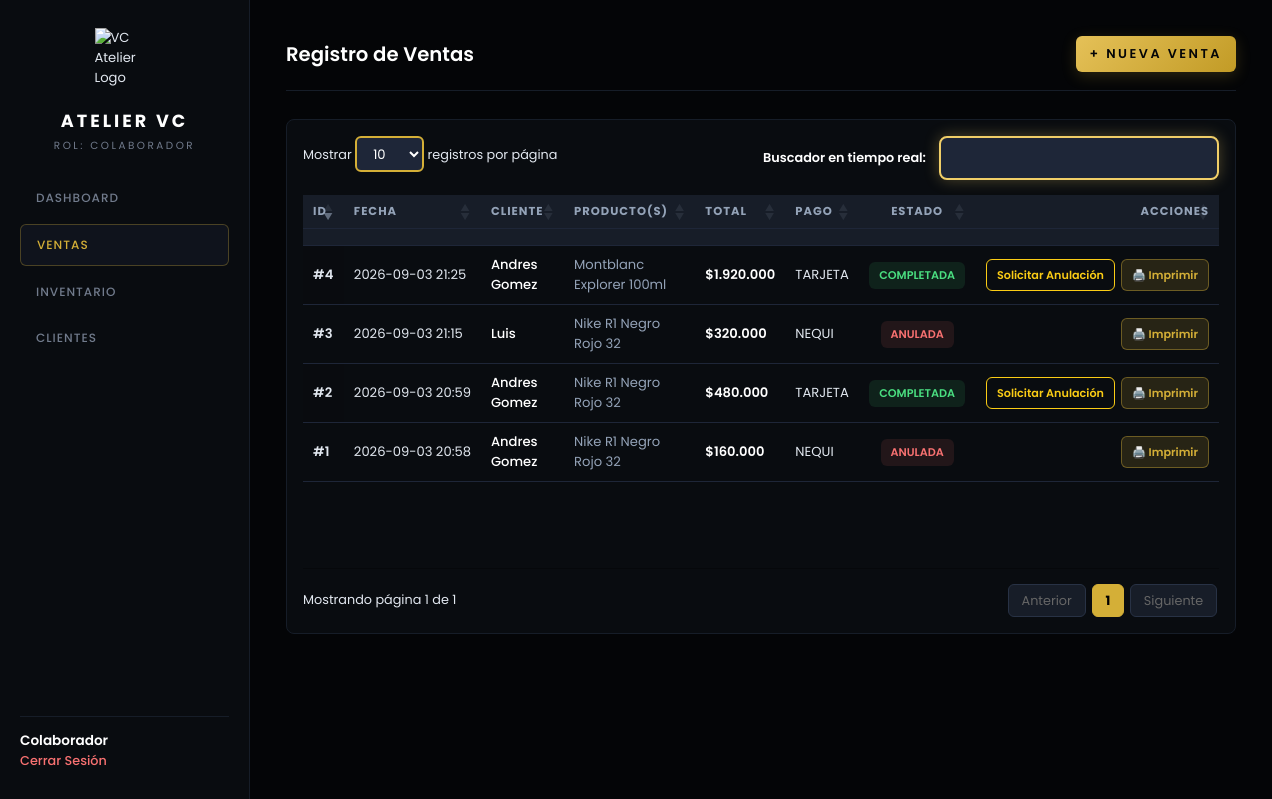
The page /ventas (signed in) on the database as committed earlier.
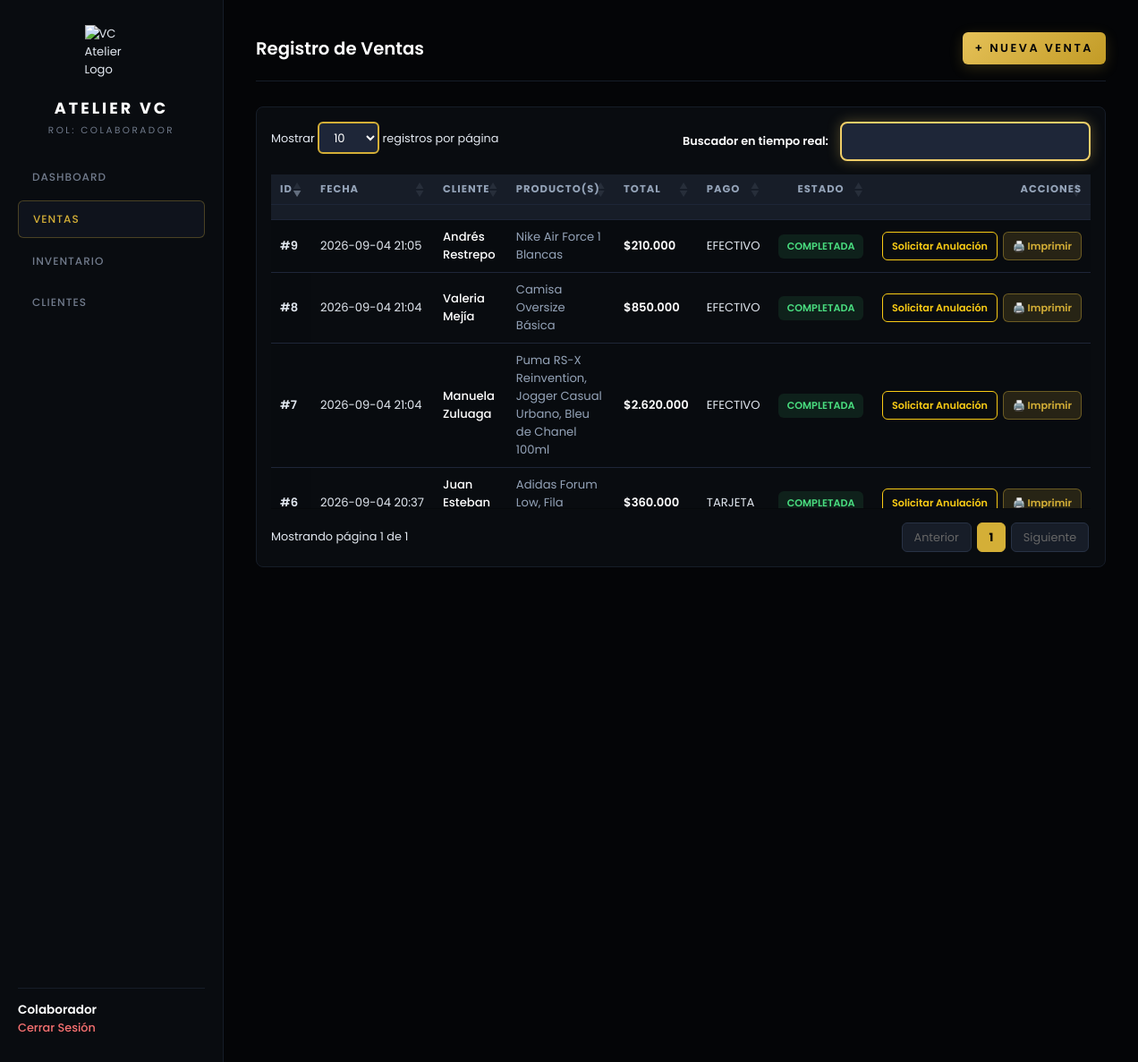
The same page on the database as committed later.
### config/models.py (models this page shows)
class Venta(Base):
    __tablename__ = "ventas"
    id = Column(Integer, primary_key=True, index=True)
    cliente_id = Column(Integer, ForeignKey("clientes.id"), nullable=True)
    usuario_id = Column(Integer, ForeignKey("usuarios.id"), nullable=False)
    total = Column(Float, nullable=False)
    metodo_pago = Column(String(50), nullable=False)
    estado = Column(String(30), default="COMPLETADA")  # "COMPLETADA", "SOLICITADA_ANULACION", "ANULADA"
    motivo_anulacion = Column(Text, nullable=True)
    anulado_por_id = Column(Integer, ForeignKey("usuarios.id"), nullable=True)
    fecha_anulacion = Column(DateTime, nullable=True)
    fecha_venta = Column(DateTime, default=datetime.utcnow)
    cliente = relationship("Cliente", back_populates="ventas")
    usuario_registro = relationship("Usuario", foreign_keys=[usuario_id])
    usuario_anulo = relationship("Usuario", foreign_keys=[anulado_por_id])
    detalles = relationship("DetalleVenta", back_populates="venta", cascade="all, delete-orphan")

class Cliente(Base):
    __tablename__ = "clientes"
    id = Column(Integer, primary_key=True, index=True)
    nombre = Column(String(100), nullable=False)
    documento = Column(String(20), unique=True, nullable=True)
    telefono = Column(String(20), nullable=True)
    email = Column(String(100), nullable=True)
    ciudad = Column(String(50), nullable=True)
    direccion = Column(String(150), nullable=True)
    notas = Column(Text, nullable=True)
    creado_en = Column(DateTime, default=datetime.utcnow)
    ventas = relationship("Venta", back_populates="cliente")

### main.py (the view)
@app.get("/ventas", response_class=HTMLResponse)
async def listar_ventas(request: Request, db: Session = Depends(get_db)):
    user = get_current_user(request)
    if not user:
        return RedirectResponse(url="/login", status_code=status.HTTP_303_SEE_OTHER)
    ventas = db.query(Venta).order_by(Venta.fecha_venta.desc()).all()
    return templates.TemplateResponse(
        request=request,
        name="ventas.html",
        context={"user": user, "ventas": ventas, "filtro": "todas", "active_page": "ventas"}
    )

### templates/ventas.html (shortened to what the changed rows need)
{% extends "base.html" %}
{% block extra_head %}
<link rel="stylesheet" href="https://cdn.datatables.net/1.13.6/css/jquery.dataTables.min.css">
{% endblock %}
{% block content %}
<div class="page-header">
    <h2 style="color: #FFFFFF; font-weight: 600;">Registro de Ventas</h2>
</div>
<div style="background-color: #090C10; border: 1px solid #161D28; border-radius: 8px; padding: 16px;">
    <table id="tablaVentas" class="display" style="width: 100%; color: #E2E8F0; font-size: 0.8rem; border-collapse: collapse;">
        <thead>
            <tr style="background-color: #171D28; border-bottom: 1px solid #161D28; color: #94A3B8; text-transform: uppercase; font-size: 0.7rem; letter-spacing: 1px;">
                <th style="padding: 12px 14px;">ID</th>
                <th style="padding: 12px 14px;">Fecha</th>
                <th style="padding: 12px 14px;">Cliente</th>
                <th style="padding: 12px 14px;">Producto(s)</th>
                <th style="padding: 12px 14px;">Total</th>
                <th style="padding: 12px 14px;">Pago</th>
                <th style="padding: 12px 14px; text-align: center;">Estado</th>
                <th style="padding: 12px 14px; text-align: right;">Acciones</th>
            </tr>
        </thead>
        <tbody>
            {% for v in ventas %}
            <tr style="border-bottom: 1px solid #161D28; vertical-align: middle;">
                <td style="padding: 12px 14px; font-weight: 600;">#{{ v.id }}</td>
                <td style="padding: 12px 14px; white-space: nowrap;">{{ v.fecha_venta.strftime('%Y-%m-%d %H:%M') }}</td>
                <td style="padding: 12px 14px; font-weight: 500; color: #FFFFFF;">{{ v.cliente.nombre if v.cliente else 'Cliente General' }}</td>
                <td style="padding: 12px 14px; color: #94A3B8; max-width: 200px;">
                    {% if v.detalles %}
                        {{ v.detalles | map(attribute='producto.nombre') | join(', ') }}
                    {% else %}
                        {{ v.productos_texto if v.productos_texto else 'N/A' }}
                    {% endif %}
                </td>
                <td style="padding: 12px 14px; font-weight: 600; color: #FFFFFF; white-space: nowrap;">${{ "{:,.0f}".format(v.total).replace(',', '.') }}</td>
                <td style="padding: 12px 14px; white-space: nowrap;">{{ v.metodo_pago }}</td>
                <td style="padding: 12px 14px; text-align: center; white-space: nowrap;">
                    {% if v.estado == 'COMPLETADA' %}
                        <span style="color: #4ADE80; background: rgba(74, 222, 128, 0.1); padding: 5px 10px; border-radius: 6px; font-size: 0.7rem; font-weight: 600; display: inline-block;">COMPLETADA</span>
                    {% elif v.estado == 'SOLICITADA_ANULACION' %}
                        <span style="color: #FACC15; background: rgba(250, 204, 21, 0.1); padding: 5px 10px; border-radius: 6px; font-size: 0.7rem; font-weight: 600; display: inline-block; line-height: 1.2; text-align: center;">ANULACIÓN<br>SOLICITADA</span>
                    {% else %}
                        <span style="color: #F87171; background: rgba(248, 113, 113, 0.1); padding: 5px 10px; border-radius: 6px; font-size: 0.7rem; font-weight: 600; display: inline-block;">ANULADA</span>
                    {% endif %}
                </td>
                <td style="padding: 12px 14px; text-align: right; white-space: nowrap;">
                    <div style="display: inline-flex; gap: 6px; align-items: center; justify-content: flex-end;">
                        {% if v.estado == 'COMPLETADA' %}
                            <form action="/ventas/{{ v.id }}/solicitar-anulacion" method="POST" style="margin: 0; display: inline;">
                                <button type="submit" style="background: transparent; border: 1px solid #FACC15; color: #FACC15; padding: 0 10px; height: 32px; border-radius: 6px; cursor: pointer; font-size: 0.7rem; font-weight: 600;">
                                    Solicitar Anulación
                                </button>
                            </form>
                        {% endif %}
                        <a href="/ventas/{{ v.id }}/factura" target="_blank" style="background: rgba(212, 175, 55, 0.15); color: #D4AF37; border: 1px solid rgba(212, 175, 55, 0.4); padding: 0 10px; height: 32px; border-radius: 6px; text-decoration: none; font-size: 0.7rem; font-weight: 600; display: inline-flex; align-items: center; gap: 4px;">
                            🖨️ Imprimir
                        </a>
                    </div>
                </td>
            </tr>
            {% endfor %}
        </tbody>
    </table>
</div>
{% endblock %}

Rows that differ between the two databases and show on the page:
no longer on this page (row unchanged): Venta: id "4", fecha_venta "2026-09-03 21:25", cliente "Andres Gomez", detalles|map "Montblanc Explorer 100ml", total "1.920.000", metodo_pago "TARJETA", estado "COMPLETADA"
no longer on this page (row unchanged): Venta: id "3", fecha_venta "2026-09-03 21:15", cliente "Luis", detalles|map "Nike R1 Negro Rojo 32", total "320.000", metodo_pago "NEQUI", estado "ANULADA"
no longer on this page (row edited): Venta: id "2", fecha_venta "2026-09-03 20:59", cliente "Andres Gomez", detalles|map "Nike R1 Negro Rojo 32", total "480.000", metodo_pago "TARJETA", estado "COMPLETADA"
no longer on this page (row unchanged): Venta: id "1", fecha_venta "2026-09-03 20:58", cliente "Andres Gomez", detalles|map "Nike R1 Negro Rojo 32", total "160.000", metodo_pago "NEQUI", estado "ANULADA"
added Venta: id "9", fecha_venta "2026-09-04 21:05", cliente "Andrés Restrepo", detalles|map "Nike Air Force 1 Blancas", total "210.000", metodo_pago "EFECTIVO", estado "COMPLETADA"
added Venta: id "8", fecha_venta "2026-09-04 21:04", cliente "Valeria Mejía", detalles|map "Camisa Oversize Básica", total "850.000", metodo_pago "EFECTIVO", estado "COMPLETADA"
added Venta: id "7", fecha_venta "2026-09-04 21:04", cliente "Manuela Zuluaga", detalles|map "Puma RS-X Reinvention, Jogger Casual Urbano, Bleu de Chanel 100ml", total "2.620.000", metodo_pago "EFECTIVO", estado "COMPLETADA"
added Venta: id "6", fecha_venta "2026-09-04 20:37", cliente "Juan Esteban…", detalles|map "Adidas Forum Low, Fila…", total "360.000", metodo_pago "TARJETA", estado "COMPLETADA"
